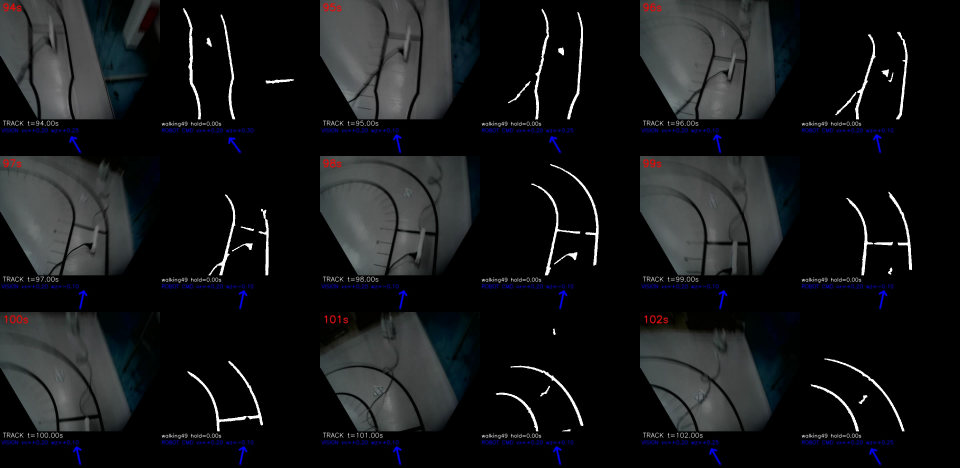
#> input picture archive/worktrees/vi_gap_straight_20261012/records/audit_right_exit_20261012/test_203002/exit_94_102.jpg, 2880 x 1404 px (shown at 1/3 size); its folder holds only this picture in this run
$ python -i shape_detector.py   (imports and definitions only)
#> lines starting #> are read from the running program, lines starting #| are printed output that depends on the picture; after the words box and inside, x2 and y2 are one past the last pixel; in counts of white or black regions, pixels touching at a corner belong together
### docs/audit_2026-10-09/card_recognition/final_reviewed/source_snapshot/new_vision/jetson/camera_config.py
"""相机参数加载 — config/cameras.json（多摄像头配置）。

用法:
    from camera_config import load as load_camera
    cam = load_camera()                 # 取 active 配置
    cam = load_camera("laptop_test")    # 指定配置
    # 或用环境变量 CAMERA_PROFILE 切换

配置缺失时回退默认值（USB 实车相机参数）。
"""
import json
import os

_PATH = os.path.join(os.path.dirname(os.path.dirname(os.path.abspath(__file__))),
                     "config", "cameras.json")

_DEFAULTS = {
    "index": 0,
    "width": 1280,
    "height": 720,
    "vfov_deg": 55.876,
    "mount_height_cm": 32.5,
    "pitch_deg": 45.0,
    "distance_calib": {"a": 1.0, "b": 0.0},
    "lane_width_cm": 35.0,
}


def load(profile=None):
    """返回当前摄像头参数字典（含 profile 名）。"""
    cam = dict(_DEFAULTS)
    cam["profile"] = "default"
    try:
        with open(_PATH, encoding="utf-8") as f:
            cfg = json.load(f)
        key = profile or os.environ.get("CAMERA_PROFILE") or cfg.get("active")
        entry = dict(cfg["cameras"][key])
        cam.update({k: v for k, v in entry.items() if v is not None})
        cam["profile"] = key
    except Exception:
        pass
    return cam


_calib_cache = {}


# [24 lines left out: functions distance_calib, to_true_z, to_model_z, not called in this run]

### docs/audit_2026-10-09/card_recognition/baseline_c7ad975_calibrated/source_snapshot/new_vision/jetson/shape_detector.py
"""ShapeDetector — 2026新规则几何图卡识别（6种几何图形）。

圆形/五角星/正方形/菱形/十字形/三角形，10cm×10cm白底黑线卡，带矩形外边框。
v2 找框重构：线宽选择性预处理（blackhat核9 + 各向异性闭 + 笔画宽过滤）
+ Hough双族候选 + 量化验证（闭合度/线宽/环内含量）+ 帧间IoU跟踪。

场景：图卡平贴白色有污渍地面，赛道粗黑线（2cm）干扰。
粗线被 blackhat 核9 抑制 + 笔画宽[1.5,7]px 拒绝；细框线（0.5cm→3-5px）保留。
逐操作审阅巡线管线（line_detector_v1_warp.py 预处理链 887-910行）：
  blackhat→保留（核31→9）；adaptive→保留；black_th二次阈值→废弃（细线瓶颈）；
  close5→保留（桥接断口，改用1×5/5×1各向异性）；open5/open3→废弃（磨细线）；
  CC面积/高度过滤→废弃（删细线CC），改笔画宽判据。

接口与 QRDetector 保持一致：update(bgr) → (action_number, dbg) 或 (None, None)。
动作映射（与2025二维码1-6对应）：
  圆形=1举左手 五角星=2举右手 正方形=3抬左腿 菱形=4抬右腿 十字形=5举双手 三角形=6摇头
"""
import math
import os
import cv2
import time
from collections import deque
import numpy as np

from camera_config import load as _load_camera, to_model_z
from photometric_thresholds import measure

_CAM = _load_camera()


# 固定工作分辨率（参数标定基准，与YOLO方案A一致）
WORK_W = 960
WORK_H = 540


# [27 lines left out: functions _quad_4pt, _drop_nested, not called in this run]


def _card_ink(gray):
    """"白纸 + 黑框"的卡在原始灰度上直接 Otsu 就能切开，不需要压巡线。

    巡线是开放曲线，不闭合，没有孔 —— 所以"有孔"这件事本身就是卡框的选择性来源。
    """
    blur = cv2.GaussianBlur(gray, (5, 5), 0)
    _t, ink = cv2.threshold(blur, 0, 255,
                            cv2.THRESH_BINARY_INV + cv2.THRESH_OTSU)
    return cv2.morphologyEx(ink, cv2.MORPH_CLOSE,
                            cv2.getStructuringElement(cv2.MORPH_RECT, (5, 5)))


# [42 lines left out: functions _triggers_at, trigger_frac_at_dist, trigger_width_at_dist, not called in this run]


class ShapeDetector:
    # [1657 lines left out: functions __init__, set_camera_pitch_deg, _triggers_at_dist, _card_area_at_dist, update, _presence_cue and 34 more, not called in this run]


# [18 lines not run here, left out]

>>> import cv2
>>> picture = cv2.imread('../../../../../../../archive/worktrees/vi_gap_straight_20261012/records/audit_right_exit_20261012/test_203002/exit_94_102.jpg', cv2.IMREAD_GRAYSCALE)
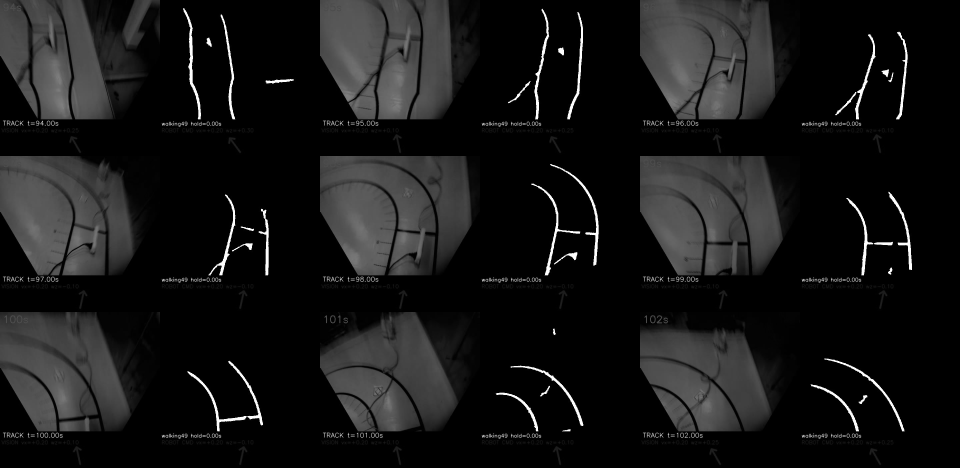
#> picture: shape (1404, 2880) (shown at 1/3 size); min 0, max 255, mean 23.1
>>> result = _card_ink(picture)
#> in _card_ink, `_t, ink = cv2.threshold(blur, 0, 255, cv2.THRESH_BINARY_INV + cv2.THRE..`:
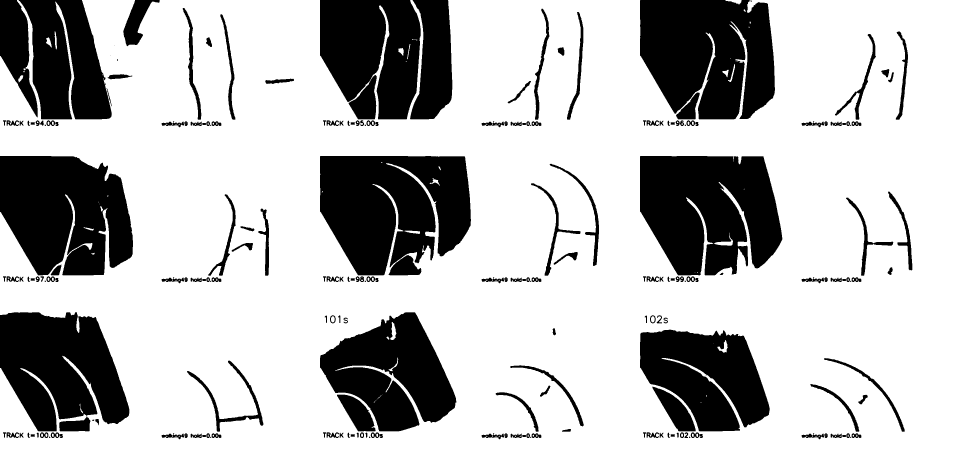
#> ink: shape (1404, 2880) (shown at 1/3 size); 73.6% white; 215 black regions (25 under 20 px), largest, box (x1, y1, x2, y2) and area: (960, 468, 1413, 826) 125848, (1920, 468, 2347, 826) 121487, (1920, 0, 2325, 358) 118819
#> in _card_ink, `return cv2.morphologyEx(ink, cv2.MORPH_CLOSE, cv2.getStructuringElemen..`:
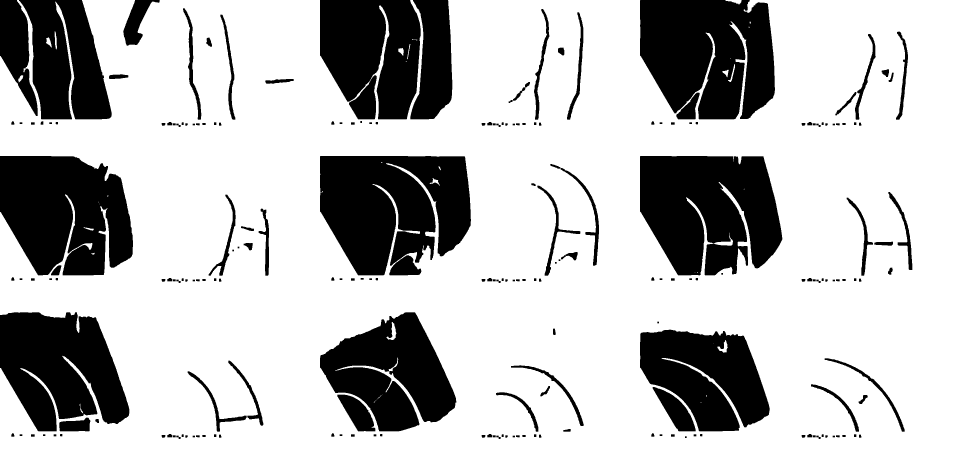
#> returned value: shape (1404, 2880) (shown at 1/3 size); 74.1% white; 213 black regions, largest, box (x1, y1, x2, y2) and area: (960, 468, 1413, 826) 125749, (1920, 468, 2347, 826) 121430, (1920, 0, 2325, 358) 118603
